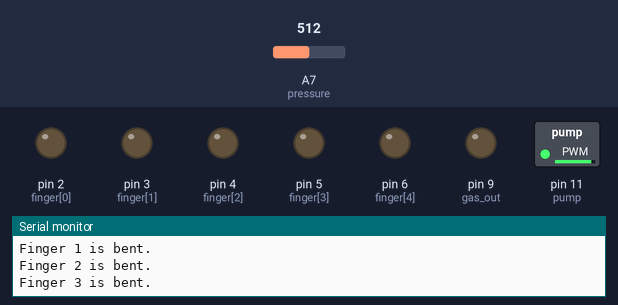
Bench run of a sketch on a simulated Arduino Nano, built with avr-gcc and run on an emulated ATmega328P. Shown: switched loads named in the sketch (green lamp = pin HIGH), output pins drawn as LEDs (lit = HIGH), the last lines printed to the serial monitor. Dashed ring = blinking. The inputs (shaded band) are chosen by the test bench; at power-on: A7 (pressure) = 512.

Above: at 1.5 s.
1.6 s: A7 (pressure) set to 211
At 1.85 s:
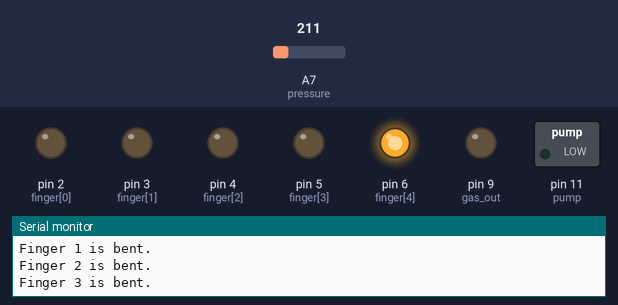
4.6 s: A7 (pressure) set to 182
7.6 s: A7 (pressure) set to 110
10.6 s: A7 (pressure) set to 97
At 12.9 s:
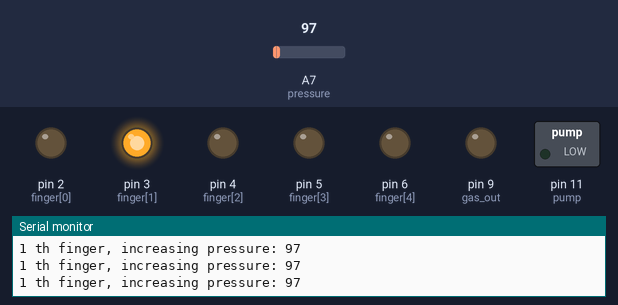
13.2 s: A7 (pressure) set to 306
At 18.6 s:
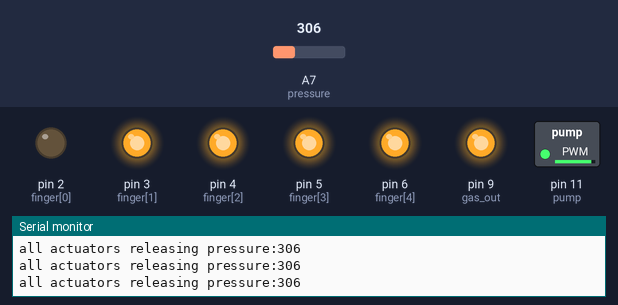
Timing chart, 0 to 19.0 s (numbered marks = the images above; inputs shaded):
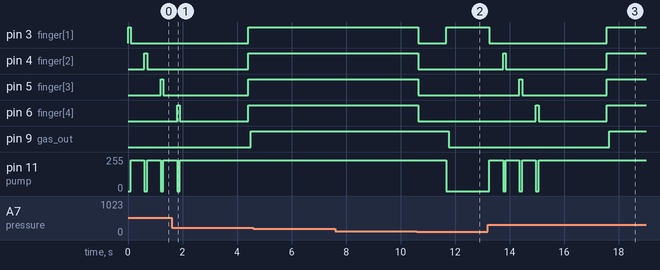

The sketch:

main_program.ino
```cpp
//Pins that connects to corresponding MOSFETs

const int finger[5] = {2, 3, 4, 5, 6}; //finger pins
const int palm = 7;
const int gas_out = 9;  //gas IO
const int pump = 11; //gas pump spd control using pwm

const int pressure = A7; //pressure sensor

//some variables that you can change
int spd = 0; //gas pump speed 255-0, 0 is highest
int p_long = 195; //max pressure for a long finger
int p_short = 170;//max pressure for a short finger


void setup() {
  Serial.begin(9600);
  //define pin IO
  pinMode(gas_out, OUTPUT);
  for (int i = 0; i < 5; i++) pinMode(finger[i], OUTPUT);
  pinMode(pressure, INPUT);
  Serial.println("initialized");
}


void loop() {
  rock_sign();
}


//functions to control actuators or do some gestures

void Bend(int Index) {
  analogWrite(pump, spd);
  digitalWrite(finger[Index], HIGH);
  delay(100);
  if (Index == 0) {
    while (analogRead(pressure) <= p_short) {
      digitalWrite(gas_out, LOW);

      char content[50];
      sprintf(content, "%d th finger, increasing pressure: %d", Index, analogRead(pressure) );
      Serial.println(content);

    }
  }
  else if (Index <= 4 || Index > 0) {
    while (analogRead(pressure) <= p_long) {
      digitalWrite(gas_out, LOW);

      char content[50];
      sprintf(content, "%d th finger, increasing pressure: %d", Index, analogRead(pressure) );
      Serial.println(content);
    }
  }
  else Serial.println ("error in index");

  char content[50];
  sprintf(content, "Finger %d is bent.", (Index));
  Serial.println(content);
  digitalWrite(finger[Index], LOW);
  analogWrite(pump, 230);
  delay(500);
}

void Rest(int Index) {
  digitalWrite(finger[Index], HIGH);
  delay(100);
  while (analogRead(pressure) >= 105) {
    digitalWrite(gas_out, HIGH);

    Serial.print(Index);
    Serial.print("th finger, releasing pressure:");
    Serial.println(analogRead(pressure));
  }
  digitalWrite(finger[Index], LOW);
  char content[50];
  sprintf(content, "Finger %d is at rest.", (Index));
  Serial.println(content);
}


void Rest_All() {
  for (int i = 1; i < 5; i++) {
    digitalWrite(finger[i], HIGH);
  }
  delay(100);
  while (analogRead(pressure) >= 105) {
    digitalWrite(gas_out, HIGH);

    Serial.print("all actuators releasing pressure:");
    Serial.println(analogRead(pressure));
  }
  for (int i = 1; i < 5; i++) {
    digitalWrite(finger[i], LOW);
  }

  Serial.println("all fingers are at rest");
}


void move_fingers() {
  for (int i = 0; i < 5; i++) {
    Bend(i);
    delay(1000);
    Rest(i);
    delay(1000);
  }
}
void rock_sign () {
  for (int i = 1; i < 5; i++) {
    Bend(i);
  }
  delay(2000);
  Rest_All();
  delay(1000);
}
```

Measured:
- the behaviour switches between 105 and 104 on A7 (pressure) (found by bisection; images 1 and 2)
- after the input at 10.6 s, pin 3 (finger[1]): HIGH → LOW at once, → HIGH 1.0 s later; pin 4 (finger[2]), pin 5 (finger[3]), pin 6 (finger[4]): HIGH → LOW at once; pin 9 (gas_out): HIGH → LOW after 1.2 s; pin 11 (pump): 230/255 → 0/255 after 1.1 s
- after the input at 13.2 s, pin 3 (finger[1]): HIGH → LOW after 0.06 s, → HIGH 4.3 s later; pin 4 (finger[2]): LOW → HIGH after 0.56 s, → LOW 0.10 s later, → HIGH 3.7 s later
